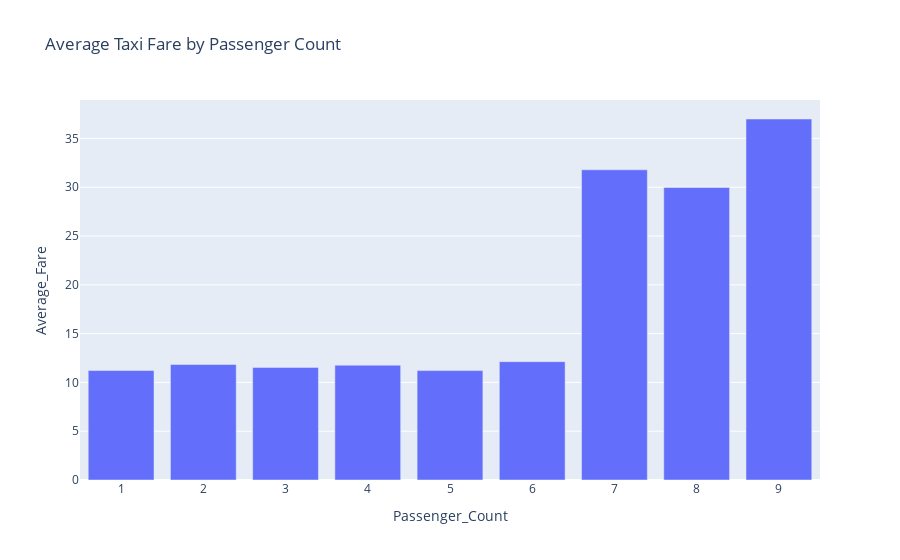

Notebook code for this chart:
### Code cell
# Create a bar plot
fig = px.bar(fare_df, x='Passenger_Count', y='Average_Fare', title='Average Taxi Fare by Passenger Count')
fig.show()

### Figure 1 — Plotly figure (JSON) as saved in the notebook; plotly's stock layout.template omitted (floating-point values rounded to 4 significant figures)
{"data": [{"alignmentgroup": "True", "hovertemplate": "Passenger_Count=%{x}<br>Average_Fare=%{y}<extra></extra>", "legendgroup": "", "marker": {"color": "#636efa", "pattern": {"shape": ""}}, "name": "", "offsetgroup": "", "orientation": "v", "showlegend": false, "textposition": "auto", "type": "bar", "x": [1, 2, 3, 4, 5, 6, 7, 8, 9], "xaxis": "x", "y": [11.22, 11.84, 11.54, 11.77, 11.21, 12.13, 31.79, 29.98, 36.99], "yaxis": "y"}], "layout": {"autosize": true, "barmode": "relative", "legend": {"tracegroupgap": 0}, "title": {"text": "Average Taxi Fare by Passenger Count"}, "xaxis": {"anchor": "y", "autorange": true, "domain": [0, 1], "range": [0.5, 9.5], "title": {"text": "Passenger_Count"}, "type": "linear"}, "yaxis": {"anchor": "x", "autorange": true, "domain": [0, 1], "range": [0, 38.94], "title": {"text": "Average_Fare"}, "type": "linear"}}}
